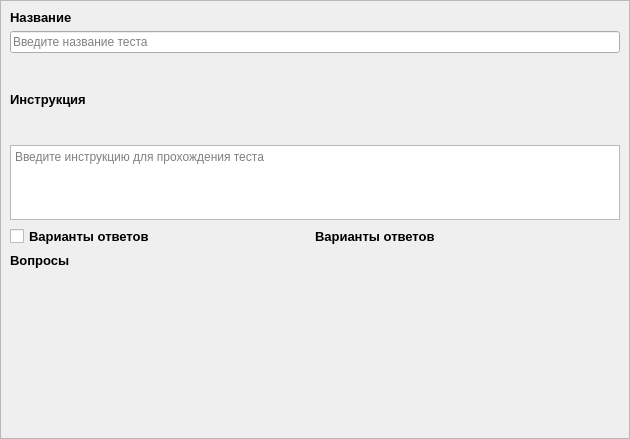
<?xml version="1.0" encoding="UTF-8"?>
<ui version="4.0">
 <class>TestMainForm</class>
 <widget class="QWidget" name="TestMainForm">
  <property name="geometry">
   <rect>
    <x>0</x>
    <y>0</y>
    <width>630</width>
    <height>439</height>
   </rect>
  </property>
  <property name="windowTitle">
   <string>Редактирование основной части теста</string>
  </property>
  <layout class="QVBoxLayout" name="verticalLayout_4">
   <property name="leftMargin">
    <number>0</number>
   </property>
   <property name="topMargin">
    <number>0</number>
   </property>
   <property name="rightMargin">
    <number>0</number>
   </property>
   <property name="bottomMargin">
    <number>0</number>
   </property>
   <item>
    <widget class="QScrollArea" name="scrollArea">
     <property name="widgetResizable">
      <bool>true</bool>
     </property>
     <widget class="QWidget" name="scrollAreaWidgetContents">
      <property name="geometry">
       <rect>
        <x>0</x>
        <y>0</y>
        <width>628</width>
        <height>437</height>
       </rect>
      </property>
      <layout class="QVBoxLayout" name="verticalLayout_3" stretch="0,0,0,0,0">
       <property name="leftMargin">
        <number>9</number>
       </property>
       <property name="topMargin">
        <number>9</number>
       </property>
       <property name="rightMargin">
        <number>9</number>
       </property>
       <property name="bottomMargin">
        <number>9</number>
       </property>
       <item>
        <layout class="QVBoxLayout" name="verticalLayout" stretch="0,0">
         <item>
          <widget class="QLabel" name="label_2">
           <property name="font">
            <font>
             <pointsize>10</pointsize>
             <weight>75</weight>
             <bold>true</bold>
            </font>
           </property>
           <property name="text">
            <string>Название</string>
           </property>
          </widget>
         </item>
         <item>
          <widget class="QLineEdit" name="name">
           <property name="placeholderText">
            <string>Введите название теста</string>
           </property>
           <property name="clearButtonEnabled">
            <bool>false</bool>
           </property>
          </widget>
         </item>
        </layout>
       </item>
       <item>
        <layout class="QVBoxLayout" name="verticalLayout_2" stretch="0,1">
         <item>
          <widget class="QLabel" name="label_3">
           <property name="font">
            <font>
             <pointsize>10</pointsize>
             <weight>75</weight>
             <bold>true</bold>
            </font>
           </property>
           <property name="text">
            <string>Инструкция</string>
           </property>
           <property name="buddy">
            <cstring>instruction</cstring>
           </property>
          </widget>
         </item>
         <item>
          <widget class="QTextEdit" name="instruction">
           <property name="sizePolicy">
            <sizepolicy hsizetype="Expanding" vsizetype="Expanding">
             <horstretch>0</horstretch>
             <verstretch>0</verstretch>
            </sizepolicy>
           </property>
           <property name="maximumSize">
            <size>
             <width>16777215</width>
             <height>75</height>
            </size>
           </property>
           <property name="placeholderText">
            <string>Введите инструкцию для прохождения теста</string>
           </property>
          </widget>
         </item>
        </layout>
       </item>
       <item>
        <layout class="QVBoxLayout" name="generalAnswerOptionsLayout">
         <item>
          <layout class="QHBoxLayout" name="horizontalLayout">
           <property name="spacing">
            <number>0</number>
           </property>
           <item>
            <widget class="QCheckBox" name="answerOptionsType">
             <property name="font">
              <font>
               <pointsize>10</pointsize>
               <weight>75</weight>
               <bold>true</bold>
              </font>
             </property>
             <property name="toolTip">
              <string>Если галочка поставлена,
то все варианты ответов, ведённые ниже,
будут общими для всех вопросов.

Если галочки не установлена, то варианты ответов
вводятся отдельно для каждого вопроса</string>
             </property>
             <property name="text">
              <string>Варианты ответов</string>
             </property>
             <property name="checkable">
              <bool>true</bool>
             </property>
            </widget>
           </item>
           <item>
            <widget class="QLabel" name="answerOptionsLabel">
             <property name="font">
              <font>
               <pointsize>10</pointsize>
               <weight>75</weight>
               <bold>true</bold>
              </font>
             </property>
             <property name="text">
              <string>Варианты ответов</string>
             </property>
            </widget>
           </item>
          </layout>
         </item>
        </layout>
       </item>
       <item>
        <layout class="QVBoxLayout" name="questionsLayout">
         <item>
          <widget class="QLabel" name="label_4">
           <property name="font">
            <font>
             <pointsize>10</pointsize>
             <weight>75</weight>
             <bold>true</bold>
            </font>
           </property>
           <property name="text">
            <string>Вопросы</string>
           </property>
          </widget>
         </item>
        </layout>
       </item>
       <item>
        <spacer name="verticalSpacer">
         <property name="orientation">
          <enum>Qt::Vertical</enum>
         </property>
         <property name="sizeHint" stdset="0">
          <size>
           <width>20</width>
           <height>40</height>
          </size>
         </property>
        </spacer>
       </item>
      </layout>
     </widget>
    </widget>
   </item>
  </layout>
 </widget>
 <resources/>
 <connections/>
</ui>
